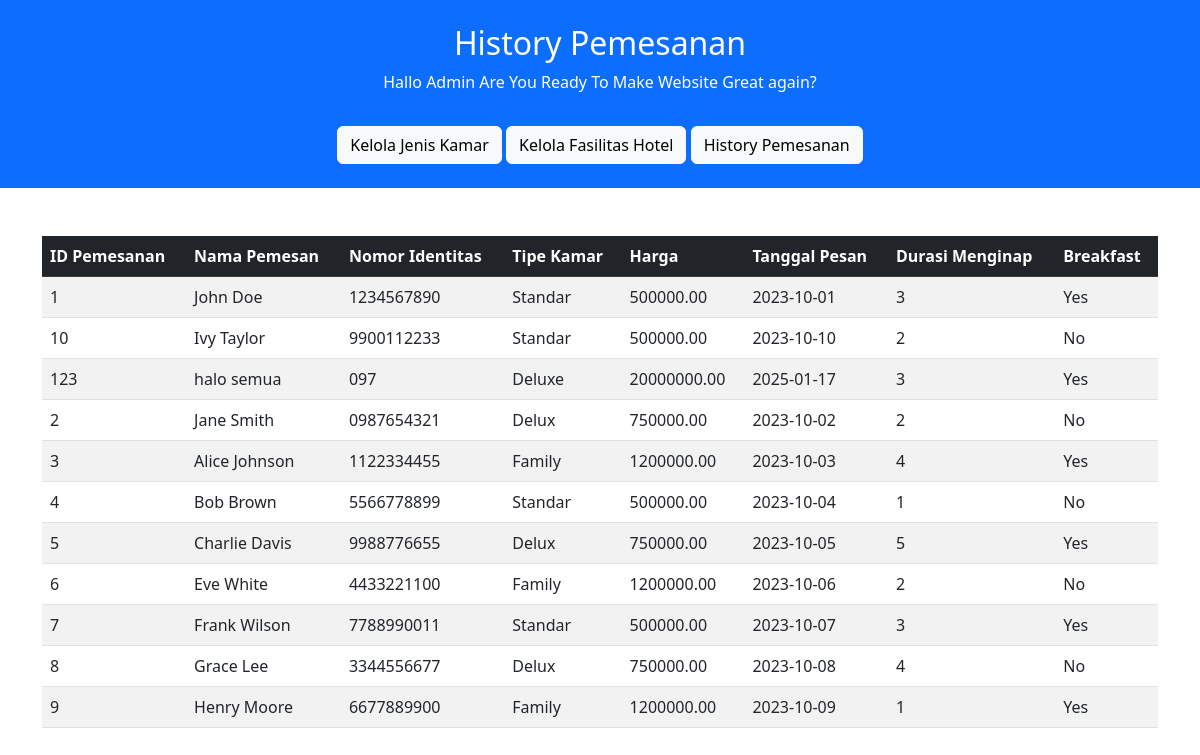
The page /admin_dashboard.php on the database its author committed.
### tables this page shows
CREATE TABLE `pemesanan` (
  `id_pemesanan` varchar(50) NOT NULL,
  `nama_pemesan` varchar(100) NOT NULL,
  `nomor_identitas` varchar(50) NOT NULL,
  `tipe_kamar` varchar(20) NOT NULL,
  `harga` decimal(10,2) NOT NULL,
  `tanggal_pesan` date NOT NULL,
  `durasi_menginap` int NOT NULL,
  `breakfast` tinyint(1) DEFAULT '0'
);

### admin_dashboard.php (the view, shortened to what this page needs)
<!DOCTYPE html>
<html lang="en">
<head>
    <link href="https://cdn.jsdelivr.net/npm/bootstrap@5.3.0-alpha1/dist/css/bootstrap.min.css" rel="stylesheet">
</head>
<body>
    <header class="bg-primary text-white text-center py-4">
        <h2 class="text-center">History Pemesanan</h2>
        <p>Hallo Admin Are You Ready To Make Website Great again?</p>
        <div style="display: inline-text">
            <a href="admin_kamar.php" class="btn btn-light mt-3">Kelola Jenis Kamar</a>
            <a href="admin_fasilitas.php" class="btn btn-light mt-3">Kelola Fasilitas Hotel</a>
            <a href="admin_dashboard.php" class="btn btn-light mt-3">History Pemesanan</a>
        </div>
    </header>
    <div class="container mt-5">
        <table class="table table-striped mt-4">
            <thead class="table-dark">
                <tr>
                    <th scope="col">ID Pemesanan</th>
                    <th scope="col">Nama Pemesan</th>
                    <th scope="col">Nomor Identitas</th>
                    <th scope="col">Tipe Kamar</th>
                    <th scope="col">Harga</th>
                    <th scope="col">Tanggal Pesan</th>
                    <th scope="col">Durasi Menginap</th>
                    <th scope="col">Breakfast</th>
                </tr>
            </thead>
            <tbody>
                <?php
                $conn = new mysqli('localhost', 'root', '', 'db_anyahotel');
                $sql = "SELECT * FROM pemesanan";
                $result = $conn->query($sql);
                if ($result->num_rows > 0) {
                    while ($row = $result->fetch_assoc()) {
                        echo "<tr>";
                        echo "<td>" . $row['id_pemesanan'] . "</td>";
                        echo "<td>" . $row['nama_pemesan'] . "</td>";
                        echo "<td>" . $row['nomor_identitas'] . "</td>";
                        echo "<td>" . $row['tipe_kamar'] . "</td>";
                        echo "<td>" . $row['harga'] . "</td>";
                        echo "<td>" . $row['tanggal_pesan'] . "</td>";
                        echo "<td>" . $row['durasi_menginap'] . "</td>";
                        echo "<td>" . ($row['breakfast'] ? 'Yes' : 'No') . "</td>";
                        echo "</tr>";
                    }
                } else {
                    echo "<tr><td colspan='8' class='text-center'>No data available</td></tr>";
                }
                ?>
            </tbody>
        </table>
    </div>
</body>
</html>

### rows shown on the page
pemesanan: id_pemesanan "1", nama_pemesan "John Doe", nomor_identitas "1234567890", tipe_kamar "Standar", harga "500000.00", tanggal_pesan "2023-10-01", durasi_menginap "3", breakfast "Yes"
pemesanan: id_pemesanan "10", nama_pemesan "Ivy Taylor", nomor_identitas "9900112233", tipe_kamar "Standar", harga "500000.00", tanggal_pesan "2023-10-10", durasi_menginap "2", breakfast "No"
pemesanan: id_pemesanan "123", nama_pemesan "halo semua", nomor_identitas "097", tipe_kamar "Deluxe", harga "20000000.00", tanggal_pesan "2025-01-17", durasi_menginap "3", breakfast "Yes"
pemesanan: id_pemesanan "2", nama_pemesan "Jane Smith", nomor_identitas "0987654321", tipe_kamar "Delux", harga "750000.00", tanggal_pesan "2023-10-02", durasi_menginap "2", breakfast "No"
pemesanan: id_pemesanan "3", nama_pemesan "Alice Johnson", nomor_identitas "1122334455", tipe_kamar "Family", harga "1200000.00", tanggal_pesan "2023-10-03", durasi_menginap "4", breakfast "Yes"
pemesanan: id_pemesanan "4", nama_pemesan "Bob Brown", nomor_identitas "5566778899", tipe_kamar "Standar", harga "500000.00", tanggal_pesan "2023-10-04", durasi_menginap "1", breakfast "No"
pemesanan: id_pemesanan "5", nama_pemesan "Charlie Davis", nomor_identitas "9988776655", tipe_kamar "Delux", harga "750000.00", tanggal_pesan "2023-10-05", durasi_menginap "5", breakfast "Yes"
pemesanan: id_pemesanan "6", nama_pemesan "Eve White", nomor_identitas "4433221100", tipe_kamar "Family", harga "1200000.00", tanggal_pesan "2023-10-06", durasi_menginap "2", breakfast "No"
pemesanan: id_pemesanan "7", nama_pemesan "Frank Wilson", nomor_identitas "7788990011", tipe_kamar "Standar", harga "500000.00", tanggal_pesan "2023-10-07", durasi_menginap "3", breakfast "Yes"
pemesanan: id_pemesanan "8", nama_pemesan "Grace Lee", nomor_identitas "3344556677", tipe_kamar "Delux", harga "750000.00", tanggal_pesan "2023-10-08", durasi_menginap "4", breakfast "No"
pemesanan: id_pemesanan "9", nama_pemesan "Henry Moore", nomor_identitas "6677889900", tipe_kamar "Family", harga "1200000.00", tanggal_pesan "2023-10-09", durasi_menginap "1", breakfast "Yes"
